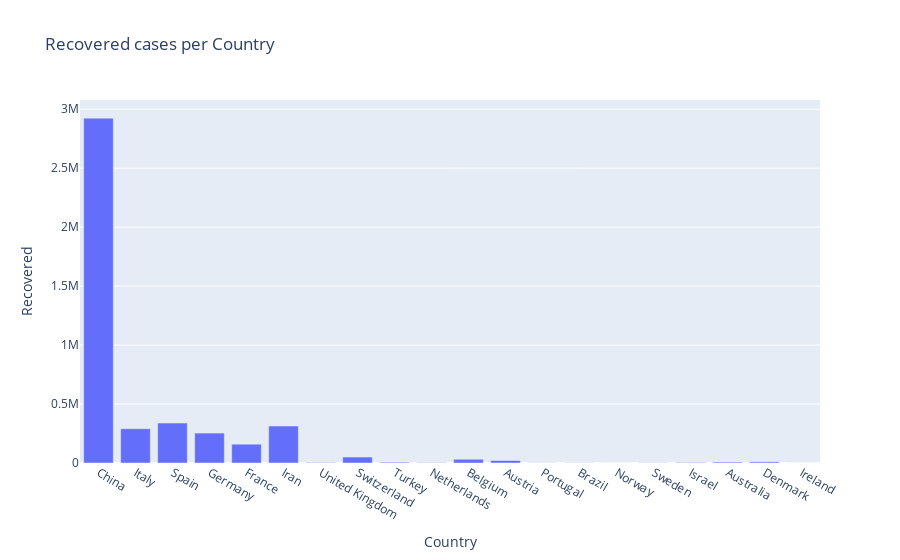

Source (notebook cell):
### Code cell
px.bar(covid_per_country[:20], x = 'Country', y='Recovered', title='Recovered cases per Country')

### Figure 1 — Plotly figure (JSON) as saved in the notebook; plotly's stock layout.template omitted (floating-point values rounded to 4 significant figures)
{"data": [{"alignmentgroup": "True", "hoverlabel": {"namelength": 0}, "hovertemplate": "Country=%{x}<br>Recovered=%{y}", "legendgroup": "", "marker": {"color": "#636efa"}, "name": "", "offsetgroup": "", "orientation": "v", "showlegend": false, "textposition": "auto", "type": "bar", "x": ["China", "Italy", "Spain", "Germany", "France", "Iran", "United Kingdom", "Switzerland", "Turkey", "Netherlands", "Belgium", "Austria", "Portugal", "Brazil", "Norway", "Sweden", "Israel", "Australia", "Denmark", "Ireland"], "xaxis": "x", "y": [2924580, 290639, 338781, 253837, 159620, 313560, 3676, 50483, 6642, 2633, 31708, 21104, 992, 1179, 283, 1449, 4306, 7715, 9830, 190], "yaxis": "y"}], "layout": {"autosize": true, "barmode": "relative", "legend": {"tracegroupgap": 0}, "title": {"text": "Recovered cases per Country"}, "xaxis": {"anchor": "y", "autorange": true, "domain": [0, 1], "range": [-0.5, 19.5], "title": {"text": "Country"}, "type": "category"}, "yaxis": {"anchor": "x", "autorange": true, "domain": [0, 1], "range": [0, 3079000.0], "title": {"text": "Recovered"}, "type": "linear"}}}
